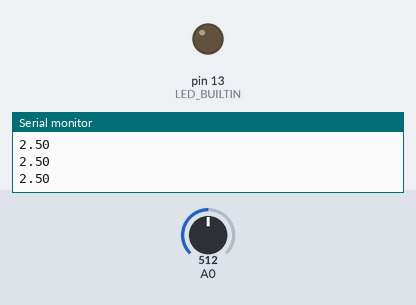
The sketch below on a simulated Arduino Uno, built with avr-gcc and run on an emulated ATmega328P. Shown: output pins drawn as LEDs (lit = HIGH), the last lines printed to the serial monitor. The test bench sets the inputs (shaded band); at power-on: A0 = 512.

Above: at 1.2 s.
1.3 s: A0 set to 168
2.8 s: A0 set to 137
At 3.7 s:
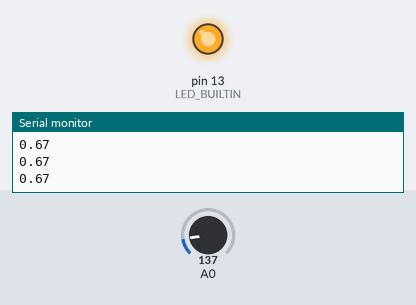
4.3 s: A0 set to 306
At 4.7 s:
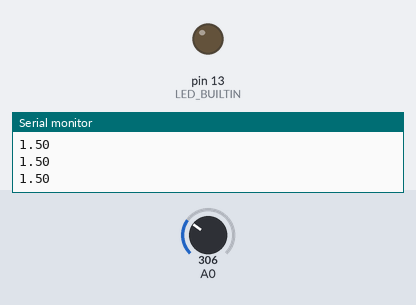
5.8 s: A0 set to 122
At 7.2 s:
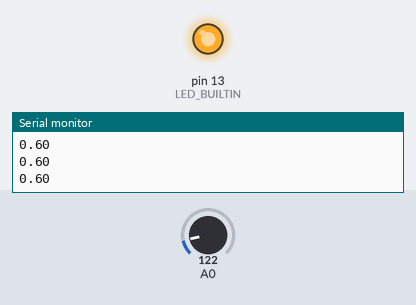
Timing chart, 0 to 8.3 s (numbered marks = the images above; inputs shaded):
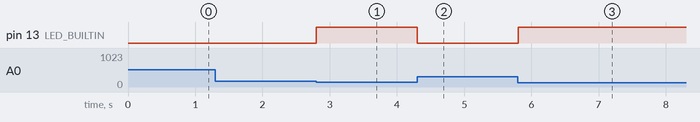

The sketch:

TurnlightOn.ino
```cpp
/*
 *
 * Based off of :
  ReadAnalogVoltage

  http://www.arduino.cc/en/Tutorial/ReadAnalogVoltage
*/

// the setup routine runs once when you press reset:
void setup() {
  // initialize serial communication at 9600 bits per second:
  Serial.begin(9600);
  pinMode(LED_BUILTIN, OUTPUT);
}

// the loop routine runs over and over again forever:
void loop() {
  // read the input on analog pin 0:
  int sensorValue = analogRead(A0);
  // Convert the analog reading (which goes from 0 - 1023) to a voltage (0 - 5V):
  float voltage = sensorValue * (5.0 / 1023.0);
  // Turns light on if voltage is under threshold, (Button being pressed)
  if (voltage <= .75){
    digitalWrite(LED_BUILTIN, HIGH);
  }
  else{
    digitalWrite(LED_BUILTIN, LOW);
  }
  Serial.println(voltage);
}
```

Measured:
- the behaviour switches between 154 and 153 on A0 (found by bisection; images 0 and 1)
- after the input at 2.8 s, pin 13 (LED_BUILTIN): LOW → HIGH at once
- after the input at 4.3 s, pin 13 (LED_BUILTIN): HIGH → LOW at once
- after the input at 5.8 s, pin 13 (LED_BUILTIN): LOW → HIGH at once
